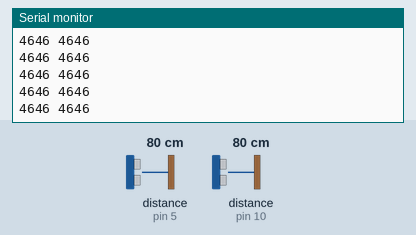
A sketch run on a simulated Arduino Uno, built with avr-gcc and run on an emulated ATmega328P. Parts: the last lines printed to the serial monitor. Wiring (inferred from the names in the program): 2 × ultrasonic range finder: trigger pin 6, echo pin 5 / trigger pin 9, echo pin 10. The test bench sets the inputs (shaded band); at power-on: distance to the obstacle (sensors on pin 5, pin 10) 80 cm. The echo pulse lasts 58.3 µs per cm.

Above: at 1.2 s.
1.3 s: distance to the obstacle (sensor on pin 5) set to 2 cm
At 1.49 s:
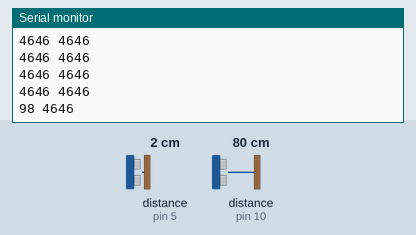
2.8 s: distance to the obstacle (sensor on pin 10) set to 2 cm
At 2.84 s:
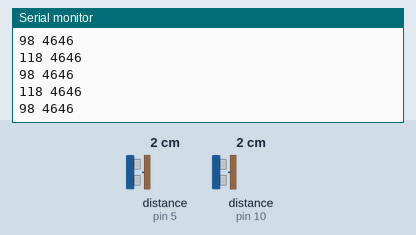
4.3 s: distance to the obstacle (sensor on pin 5) set to 4 cm
At 4.39 s:
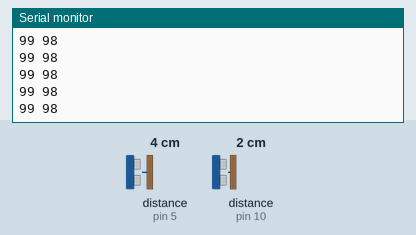
5.8 s: distance to the obstacle (sensor on pin 10) set to 4 cm
At 5.81 s:
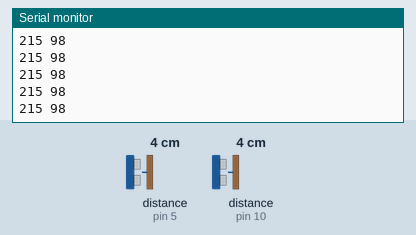
Timing chart, 0 to 8.3 s (numbered marks = the images above; inputs shaded):
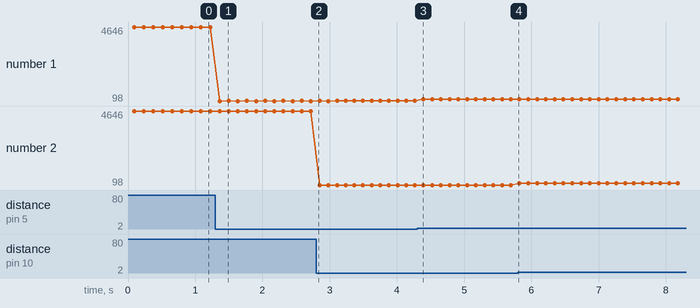

Measured:
- after the input at 1.3 s, the serial monitor: prints a new line after 0.06 s (image 1)
- plotted number 1: 4646 → 98 after the input at 1.3 s, 98 → 99 after the input at 2.8 s, 99 → 215 after the input at 4.3 s

The sketch:

controller.ino
```cpp
#define trigPinA 6
#define echoPinA 5

#define trigPinB 9
#define echoPinB 10

int distanceA;
int distanceB;

void setup() {
	Serial.begin(9600);
	pinMode(trigPinA, OUTPUT);
	pinMode(trigPinB, OUTPUT);
	pinMode(echoPinA, INPUT);
	pinMode(echoPinB, INPUT);

	digitalWrite(trigPinA, LOW);
	digitalWrite(trigPinB, LOW);
}

void loop() {
	distanceA = getDistance(trigPinA, echoPinA);
	distanceB = getDistance(trigPinB, echoPinB);

	Serial.print(distanceA);
	Serial.print(" ");
	Serial.println(distanceB);
	Serial.flush();

	delay(40);
}

unsigned int getDistance(int trigPin, int echoPin) {
	delay(40);
	digitalWrite(trigPin, HIGH);
	delayMicroseconds(10);
	digitalWrite(trigPin, LOW);
	return pulseIn(echoPin, HIGH, 10000);
}
```
